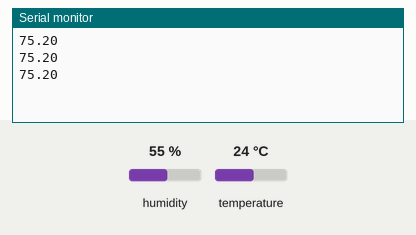
Recording of a sketch running on a simulated Arduino Uno, built with avr-gcc and run on an emulated ATmega328P. Shown: the last lines printed to the serial monitor. The inputs (shaded band) are chosen by the test bench; at power-on: temperature 24 °C, humidity 55 %.

Above: at 2.8 s.
2.9 s: temperature set to 12 °C
At 5.5 s:
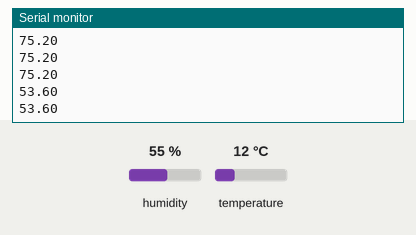
5.6 s: temperature set to 19 °C
At 7.5 s:
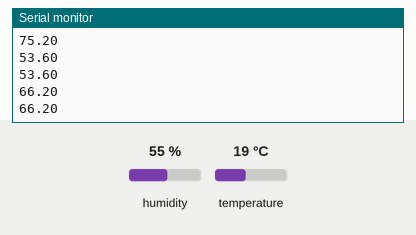
Timing chart, 0 to 9.0 s (numbered marks = the images above; inputs shaded):
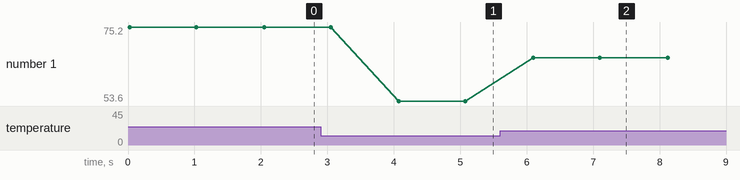

The sketch:

temperature.ino
```cpp
#include <DHT.h>

#define DHTPIN 3
#define DHTTYPE DHT11

DHT dht(DHTPIN, DHTTYPE);

void setup() {
  // put your setup code here, to run once:
  Serial.begin(9600);

  dht.begin();
}

void loop() {
  // put your main code here, to run repeatedly:
  float temp = dht.readTemperature(true); // defaults to celsius, True makes it F
  Serial.println(temp);
  delay(1000);
}
```

Measured:
- after the input at 2.9 s, the serial monitor: prints a new line after 1.2 s (image 1)
- after the input at 5.6 s, the serial monitor: prints a new line after 0.50 s (image 2)
- plotted number 1: 75.2 → 53.6 after the input at 2.9 s, 53.6 → 66.2 after the input at 5.6 s
